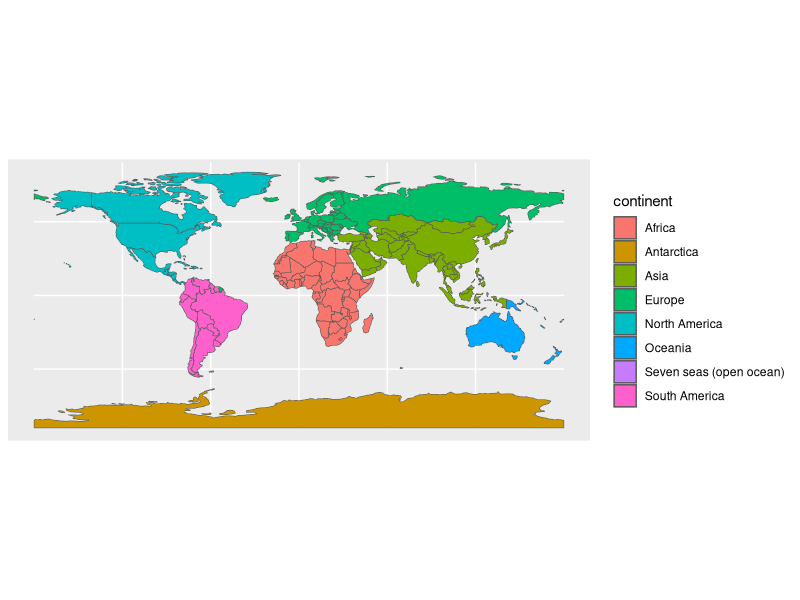
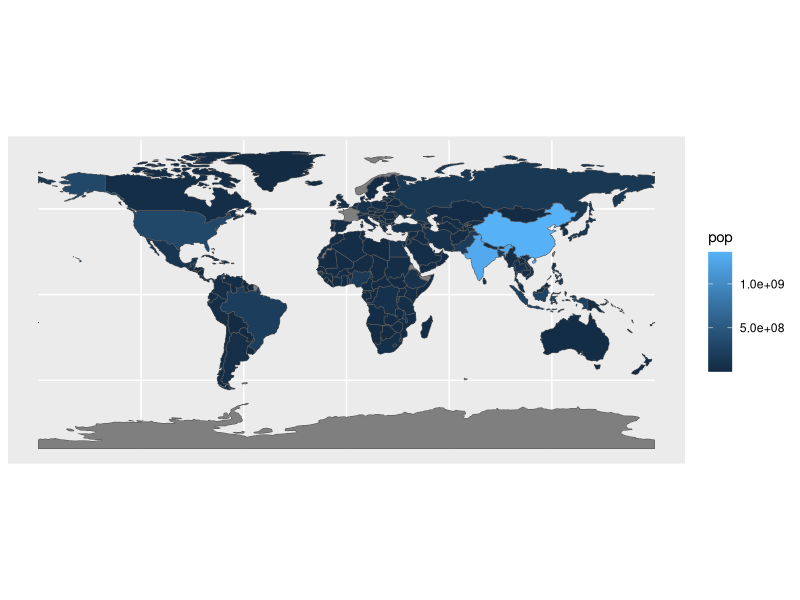
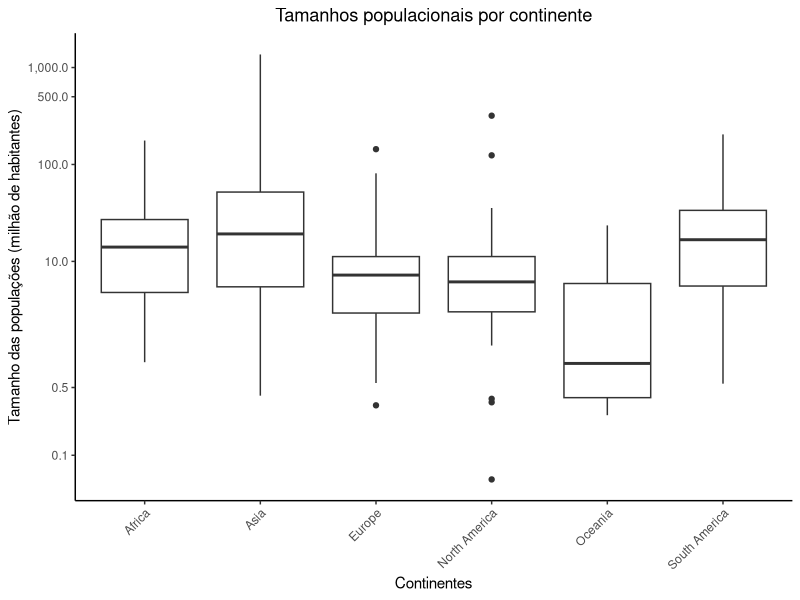

Here is the R script that generated these plots, in order:
## ---- chunk 1
library(sf)
library(spData)
library(tidyverse)
## ---- chunk 2
data(world)
## ---- chunk 3
ggplot(world) +
  geom_sf(aes(fill = continent))
## ---- chunk 4
ggplot(world) +
  geom_sf(aes(fill = pop))
## ---- chunk 5
ggplot(world |> 
         filter(!is.na(continent)) |> 
         filter(!is.na(pop)), 
       aes(y = pop/1000000, x = continent)) +
  geom_boxplot() +
  scale_y_log10(labels = scales::comma, 
                breaks = c(0.1, 0.5, 10, 100, 500, 1000)) +  
  labs(title = "Tamanhos populacionais por continente",
       x = "Continentes",
       y = "Tamanho das populações (milhão de habitantes)") +
  theme_classic() +
  theme(axis.text.x = element_text(angle = 45, hjust = 1),
        plot.title = element_text(hjust = 0.5))
